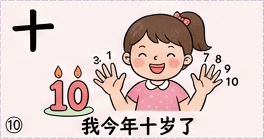
#> input picture scripts/assets/images/0010.gif, 264 x 139 px
$ python -i generate_images_nanobanana.py   (imports and definitions only)
#> lines starting #> are read from the running program, lines starting #| are printed output that depends on the picture
"""
批量配图生成脚本（可切换 Gemini / Cloudflare FLUX / 魔搭 Qwen-Image）

【这一版做了什么】
1. 新增 --provider，三个图像服务可切换，其它逻辑（断点续跑、限额、退避重试）不变：
   - cloudflare : Cloudflare Workers AI 上的 FLUX.1 [schnell]，每天约 173 张免费，
                  默认选项。英文提示词，一次出一张单图。
   - modelscope : 魔搭 ModelScope 的 Qwen-Image，中文提示词原生支持，
                  约 250 张/天免费（需实名阿里云账号，限非商用）。一次出一张单图。
   - gemini     : Google Gemini 2.5 Flash Image（Nano Banana），付费，
                  但擅长把 2×2 四宫格画准，一次请求出 4 张。
2. 因为 FLUX / Qwen-Image 画不好严格的 2×2 四宫格，这两个服务改成
   一次请求画一个字（单图），再居中裁到 1.81:1 输出 526×290 的 WebP。
3. 文字默认不印在图上：仓库现有 720 张图都是纯插画，字/拼音/例句由 Flutter
   卡片渲染，所以默认 --overlay none。需要旧教材页那种「文字印在图上」的版式时，
   加 --overlay textbook，脚本用 PIL 合成「左上角当前字 + 左下角带圈序号 +
   底部例句」——中文和圈号交给模型画必然出错，合成才能保证 100% 正确。
4. 固定的风格描述前缀/后缀（扁平卡通、清晰描边、纯白背景），整批风格统一。
5. 已经有 imageAsset 的字自动跳过，已有图片文件绝不覆盖。
6. 断点续跑：每成功一张就把进度写回 hanzi_data.json，中断后重跑不会重复花钱。
7. 429 优先按接口返回的 retryDelay 等待；每日额度用完直接停止本轮。

【用法】
    pip install requests pillow

    # Cloudflare（推荐，免费）
    export CLOUDFLARE_ACCOUNT_ID=你的account_id
    export CLOUDFLARE_API_TOKEN=你的api_token        # 权限勾 Workers AI:Read
    python3 scripts/generate_images_nanobanana.py --provider cloudflare --limit 20

    # 魔搭 Qwen-Image（中文提示词，免费）
    export MODELSCOPE_API_TOKEN=你的token            # modelscope.cn 个人中心 → 访问令牌
    python3 scripts/generate_images_nanobanana.py --provider modelscope --limit 20

    # Gemini（付费）
    export GEMINI_API_KEY=你的key
    python3 scripts/generate_images_nanobanana.py --provider gemini --limit 20

    python3 scripts/generate_images_nanobanana.py --provider cloudflare --all
    python3 scripts/generate_images_nanobanana.py --provider cloudflare --dry-run

    # 要旧教材页那种「字/圈号/例句印在图上」的版式
    python3 scripts/generate_images_nanobanana.py --overlay textbook

    # 先把例句翻成英文画面描述（写回 promptEn），再生成
    python3 scripts/generate_images_nanobanana.py --translate-prompts

    # 换风格重画已有的某一段（会删掉这些 id 的 webp 再重新生成）
    python3 scripts/generate_images_nanobanana.py --reset 51-74 --limit 24

不写 --provider 时读环境变量 IMAGE_PROVIDER，再没有就用 cloudflare。

【文字合成用哪款字体】
项目自带的 LXGWWenKai-Subset.ttf 只是 720 个单字的子集，画不了例句，脚本会按
IMAGE_OVERLAY_FONT 环境变量 → Noto Sans SC → 系统黑体（macOS 冬青黑体 W6 /
Windows 微软雅黑 Bold / Linux Noto CJK）的顺序找一个能覆盖中文的字体。

【英文提示词】
FLUX 的文本编码器基本听不懂中文，而且 prompt 里只要出现中文，它就容易把中文
当成画面内容画出来（于是和图上的合成文字重复）。所以 cloudflare 优先用英文描述：
先读 hanzi_data.json 里的 "promptEn"（或 "prompt_en"），没有就退回中英混写。
跑一次 --translate-prompts 可以让 Cloudflare 的免费文本模型把整本例句翻译成
纯英文画面描述写回 promptEn，之后 prompt 里就没有任何中文字符了。

【四宫格的取舍】
Gemini 一次请求的四张图共享同一张画布，风格更统一，但单张分辨率约 512×512。
FLUX / Qwen-Image 单图分辨率更高（1024×1024 或 1664×928），细节更好，但没有四宫格省事。

【额度参考】(2026年10月数据，以官方定价页为准)
- Cloudflare flux-1-schnell: 10,000 neurons/天免费 ≈ 173 张 1024×1024（4 步）；
  超额 $0.011/1000 neurons ≈ $0.0006/张。
- 魔搭 Qwen-Image: 约 250 张/天，限非商用。
- Gemini 2.5 Flash Image: 约 $0.039/张，批量模式 $0.0195/张。
"""

# 兼容 Python 3.9：让 `float | None` 这类 3.10+ 的注解语法延迟求值，
# 否则在 3.9 上导入时就会抛 TypeError。
from __future__ import annotations

import argparse
import base64
import io
import json
import math
import os
import random
import re
import time
from pathlib import Path

import requests
from PIL import Image, ImageDraw, ImageFont, ImageStat

# ========== 配置区：根据需要修改 ==========

# 项目根目录（脚本在 scripts/ 下，上一级才是项目根）
PROJECT_ROOT = Path(__file__).resolve().parent.parent
DATA_JSON_PATH = PROJECT_ROOT / "assets" / "data" / "hanzi_data.json"
IMAGES_OUTPUT_DIR = PROJECT_ROOT / "assets" / "images"

PROVIDER_CLOUDFLARE = "cloudflare"
PROVIDER_MODELSCOPE = "modelscope"
PROVIDER_GEMINI = "gemini"
SUPPORTED_PROVIDERS = (PROVIDER_CLOUDFLARE, PROVIDER_MODELSCOPE, PROVIDER_GEMINI)

# 默认服务：环境变量 IMAGE_PROVIDER 优先，其次 cloudflare（免费）
DEFAULT_PROVIDER = os.environ.get("IMAGE_PROVIDER", PROVIDER_CLOUDFLARE).strip().lower()
if DEFAULT_PROVIDER not in SUPPORTED_PROVIDERS:
    DEFAULT_PROVIDER = PROVIDER_CLOUDFLARE

# --- Gemini ---
GEMINI_MODEL_NAME = "gemini-2.5-flash-image"
# 兼容旧版：优先环境变量，没设置时用脚本里原有的 key
GEMINI_API_KEY_FALLBACK = "AQ.Ab8RN6LTH1p-5SBugbAnaAvYQNV1v2yh7jSnqEyULEcVZkXHgQ"

# --- Cloudflare Workers AI ---
CLOUDFLARE_MODEL_NAME = "@cf/black-forest-labs/flux-1-schnell"
CLOUDFLARE_STEPS = 4                # schnell 默认 4 步；8 步更细但 neurons 翻倍
CLOUDFLARE_PROMPT_LIMIT = 2048      # 接口对 prompt 长度的硬限制
CLOUDFLARE_FREE_IMAGES_PER_DAY = 173  # 10,000 neurons/天 ÷ 57.6 neurons/张

# --- 魔搭 ModelScope ---
MODELSCOPE_MODEL_NAME = "Qwen/Qwen-Image"
# Qwen-Image 只认这几个预设尺寸：1328x1328、1664x928、928x1664、
# 1472x1140、1140x1472、1584x1056、1056x1584。16:9 最接近 1.81:1。
MODELSCOPE_SIZE = "1664x928"
MODELSCOPE_PROMPT_LIMIT = 800       # 官方文档：提示词不超过 800 字符
MODELSCOPE_NEGATIVE_PROMPT = "文字、字母、拼音、数字、水印、标志、低质量、模糊、复杂背景"
MODELSCOPE_POLL_INTERVAL = 5.0      # 轮询任务状态的间隔
MODELSCOPE_POLL_TIMEOUT = 600.0     # 单个任务最多等多久

# 注意：Cloudflare 的 flux-1-schnell 只接受 prompt 和 steps 两个字段，
# 传 seed 之类其它参数会直接报 "Additional or unevaluated properties"。

# 每个服务用哪种语言的提示词。FLUX 的中文理解很弱，所以用英文
PROVIDER_PROMPT_LANG = {
    PROVIDER_GEMINI: "zh",
    PROVIDER_MODELSCOPE: "zh",
    PROVIDER_CLOUDFLARE: "en",
}

# 一次请求生成几张：只有 Gemini 能稳定画出 2×2 四宫格
PROVIDER_IMAGES_PER_REQUEST = {
    PROVIDER_GEMINI: 2 * 2,
    PROVIDER_MODELSCOPE: 1,
    PROVIDER_CLOUDFLARE: 1,
}

# 请求之间的默认间隔（秒）。免费额度对图像模型通常限制得比较紧
PROVIDER_DEFAULT_INTERVAL = {
    PROVIDER_GEMINI: 60.0,
    PROVIDER_CLOUDFLARE: 10.0,
    PROVIDER_MODELSCOPE: 10.0,
}

# 可选：一张你最满意的"水彩风格示例图"路径，留空则不使用（仅 gemini 支持）
REFERENCE_IMAGE_PATH = ""  # 例如: "C:/style_reference.png"

# 四宫格布局（仅 gemini 使用）：2×2，共 4 张
GRID_COLS = 2
GRID_ROWS = 2
IMAGES_PER_REQUEST = GRID_COLS * GRID_ROWS

# 单张成图尺寸：和现有 263×145 插图同比例（1.81:1），分辨率翻倍
TARGET_WIDTH = 526
TARGET_HEIGHT = 290
TARGET_ASPECT = TARGET_WIDTH / TARGET_HEIGHT

# ---------- 版式合成：把字/圈号/例句印到图上，对齐前 50 张教材原图 ----------
# 前 50 张是教材页裁图：左上角是当前字，左下角是带圈序号，底部是例句。
# 这些文字不要让模型去画（中文和圈号基本写不对），统一用 PIL 合成。
OVERLAY_TEXTBOOK = "textbook"
OVERLAY_NONE = "none"
OVERLAY_MODES = (OVERLAY_TEXTBOOK, OVERLAY_NONE)
# 仓库现在的图都是纯插画，字/拼音/例句由 Flutter 卡片渲染，所以默认不叠字。
# 想要旧教材页那种「印在图上」的版式，加 --overlay textbook。
DEFAULT_OVERLAY = OVERLAY_NONE

# 叠字用的完整中文字体。项目自带的 LXGWWenKai-Subset.ttf 只包含 720 个单字，
# 不含例句里的常用字，直接用来画句子会出现豆腐块，所以这里优先用系统字体。
# 想指定自己的字体：export IMAGE_OVERLAY_FONT=/path/to/font.ttf
FONT_CANDIDATES = [
    (os.environ.get("IMAGE_OVERLAY_FONT", ""), 0),
    (str(PROJECT_ROOT / "assets" / "fonts" / "NotoSansSC-Medium.otf"), 0),
    # macOS
    ("/System/Library/Fonts/Hiragino Sans GB.ttc", 2),   # 冬青黑体 W6
    ("/System/Library/Fonts/STHeiti Medium.ttc", 1),     # 华文黑体 SC Medium
    # Windows
    ("C:/Windows/Fonts/msyhbd.ttc", 0),                  # 微软雅黑 Bold
    ("C:/Windows/Fonts/simhei.ttf", 0),                  # 黑体
    # Linux
    ("/usr/share/fonts/opentype/noto/NotoSansCJK-Bold.ttc", 0),
    ("/usr/share/fonts/truetype/wqy/wqy-zenhei.ttc", 0),
    # 实在没有就用项目自带的子集体：单字没问题，例句可能缺字
    (str(PROJECT_ROOT / "assets" / "fonts" / "LXGWWenKai-Subset.ttf"), 0),
]
FONT_PROBE_TEXT = "的了是不有，。！？0123456789"

PAGE_CHAR_SIZE = 92              # 左上角汉字字号
PAGE_CHAR_TOP_LEFT = (22, 14)    # 左上角汉字的位置（墨迹左上角）
PAGE_SENTENCE_CENTER_Y = 257     # 底部例句的垂直中心
PAGE_SENTENCE_START_SIZE = 48    # 例句初始字号，太长会自动缩小
PAGE_SENTENCE_MIN_SIZE = 24
PAGE_SENTENCE_MAX_WIDTH = 440
PAGE_SENTENCE_LEFT = 67          # 例句不能压到左边圈号，长句从这里开始
PAGE_NUMBER_CENTER = (34, 250)   # 左下角圈号圆心
PAGE_NUMBER_RADIUS = 21
PAGE_NUMBER_LINE_WIDTH = 4
PAGE_NUMBER_FONT_SIZE = 30
PAGE_TEXT_STROKE = 4             # 文字白色描边宽度，保证压在插画上也看得清
PAGE_FADE_TOP = 196              # 从这里开始向下渐隐到白色，给底部文字留干净底色

# 切图时从每格四边各收进去一点，避免把中间的分隔线切进画面
CELL_INSET_RATIO = 0.02

# 几乎是纯色（空白）时判定这一组失败，自动重试
BLANK_STDDEV_THRESHOLD = 5.0

# 每轮默认生成多少张，方便先看质量再决定要不要继续
MAX_IMAGES_PER_RUN = 20

# 单组最多重试几次。触发 429 时会优先按接口返回的 retryDelay 等待
MAX_RETRIES = 5

WEBP_QUALITY = 85

# 统一风格描述（中文）——对齐前 50 张教材原图：扁平卡通、清晰描边、纯白背景
STYLE_PREFIX = (
    "简洁的扁平化卡通插画，可爱温和，柔和马卡龙配色，干净清晰的深色描边，"
    "纯白背景，单一完整主体居中偏上，四周留白充足，画面简洁温馨。"
    "只画场景本身这一张独立插画：不是书页、不是卡片、不是海报，不要任何边框。"
)
STYLE_SUFFIX = (
    "重要要求：画面中不要出现任何文字、汉字、字母、拼音、数字、水印或标志；"
    "不要画书页、卡片、招牌、田字格或边框；不要儿童面部特写；"
    "背景干净简洁，不要复杂的背景细节。"
)

# 统一风格描述（英文，给 FLUX 用）
STYLE_PREFIX_EN = (
    "Simple flat vector cartoon illustration, cute and friendly, "
    "soft macaron pastel colors, clean bold dark outlines, pure white background, "
    "one single complete subject centered in the upper part of the frame, "
    "generous empty white space, warm and simple. "
    "Draw only the scene itself as a standalone picture: "
    "it is not a page, not a card, not a poster, and has no frame or border. "
)
STYLE_SUFFIX_EN = (
    " Critical rules: render absolutely no text, no Chinese characters, no letters, "
    "no pinyin, no numbers, no watermarks and no logos anywhere; "
    "do not draw any book page, card, signboard, grid or frame; "
    "no close-up faces of children; keep the background clean and uncluttered."
)

POSITIONS = ["左上", "右上", "左下", "右下"]
# ===========================================


# ========== 凭证 ==========


def get_api_key() -> str:
    return os.environ.get("GEMINI_API_KEY", "").strip() or GEMINI_API_KEY_FALLBACK


# [32 lines left out: functions get_cloudflare_credentials, get_modelscope_token, check_provider_credentials, not called in this run]


# ========== 错误处理 ==========


class ImageApiError(RuntimeError):
    """带上接口返回的重试建议，429 时能按服务端要求等待。"""

    # [14 lines left out: function __init__, not called in this run]


DAILY_QUOTA_HINTS = (
    "per day",
    "perday",
    "daily",
    "free allocation",
    "neurons",
    "每天",
    "今日",
    "当日",
)


def _looks_like_daily_quota(message: str) -> bool:
    lower = message.lower()
    return any(hint in lower for hint in DAILY_QUOTA_HINTS)


# [56 lines that did not run here, left out]


# ========== 提示词 ==========


def build_visual_brief(entry: dict) -> str:
    """根据汉字本身的例句生成具体的画面描述，比单纯画一个字更有叙事感。"""
    char = entry["char"]
    sentence = entry.get("sentence")
    words = entry.get("words", [])

    if sentence and sentence.get("text"):
        return (
            f"请画出这句话所描绘的场景：「{sentence['text']}」"
            f"（这是讲解汉字「{char}」的例句，画面要能体现这个场景）。"
        )
    if words:
        word_list = "、".join(w["text"] for w in words)
        return f"请画出能体现「{char}」字含义的画面，可参考相关词语：{word_list}。"
    return f"请画出能体现汉字「{char}」含义的简单场景。"


def build_english_brief(entry: dict) -> str:
    """英文画面描述。优先用数据里手写/翻译好的 promptEn，没有就退回中英混写。"""
    custom = (entry.get("promptEn") or entry.get("prompt_en") or "").strip()
    if custom:
        return custom if custom.endswith((" ", ".", "。")) else custom + ". "

    char = entry["char"]
    sentence = entry.get("sentence")
    words = entry.get("words", [])

    if sentence and sentence.get("text"):
        return (
            f"A single clear scene showing this situation. "
            f"The Chinese note below is for understanding only - "
            f"never write or draw these glyphs: \"{sentence['text']}\" "
            f"(the scene should convey the meaning of the Chinese character {char}). "
        )
    if words:
        word_list = ", ".join(w["text"] for w in words)
        return (
            f"A simple scene about the Chinese character {char}, "
            f"inspired by these words: {word_list}. "
        )
    return f"A simple scene conveying the meaning of the Chinese character {char}. "


def build_grid_prompt(entries: list[dict]) -> str:
    """把 1~4 个字拼成一条四宫格提示词（仅 gemini）。"""
    layout = (
        "请把整张画面严格分成 2×2 四个大小完全相同的格子，"
        "格与格之间留一条细窄的白色间隔，四格合起来铺满整张图，不要额外的外边框。"
        "每一格都是一幅独立完整的横幅插画，主体居中、上下留出安全边距，"
        "不要把人物或物体画出所属格子，也不要把四格的内容混在一起。"
    )
    if len(entries) < IMAGES_PER_REQUEST:
        layout += f"只画前{len(entries)}格，其余格子保持纯白空白。"

    cells = [
        f"{position}格：{build_visual_brief(entry)}"
        for position, entry in zip(POSITIONS, entries)
    ]
    return f"{STYLE_PREFIX}{layout}{''.join(cells)}{STYLE_SUFFIX}"


def build_single_prompt(entry: dict, prompt_lang: str) -> str:
    """单图提示词（cloudflare / modelscope）。"""
    if prompt_lang == "en":
        return f"{STYLE_PREFIX_EN}{build_english_brief(entry)}{STYLE_SUFFIX_EN}"
    return f"{STYLE_PREFIX}{build_visual_brief(entry)}{STYLE_SUFFIX}"


def build_prompt_for_batch(provider: str, entries: list[dict]) -> str:
    if provider == PROVIDER_GEMINI:
        return build_grid_prompt(entries)
    return build_single_prompt(entries[0], PROVIDER_PROMPT_LANG[provider])


# ========== 各服务调用 ==========


def _request_gemini(prompt: str, reference_image_bytes: bytes | None = None) -> bytes:
    """调用 Gemini generateContent 接口，返回生成图片的原始字节。"""
    api_key = get_api_key()
    if not api_key:
        raise RuntimeError("请先设置环境变量 GEMINI_API_KEY")

    url = (
        f"https://generativelanguage.googleapis.com/v1beta/models/"
        f"{GEMINI_MODEL_NAME}:generateContent"
    )
    headers = {
        "x-goog-api-key": api_key,
        "Content-Type": "application/json",
    }

    parts = []
    if reference_image_bytes:
        parts.append(
            {
                "inline_data": {
                    "mime_type": "image/png",
                    "data": base64.b64encode(reference_image_bytes).decode("utf-8"),
                }
            }
        )
        parts.append({"text": f"参考上面这张图的画风。{prompt}"})
    else:
        parts.append({"text": prompt})

    body = {"contents": [{"parts": parts}]}

    resp = requests.post(url, headers=headers, json=body, timeout=120)
    if resp.status_code >= 400:
        raise parse_api_error(resp, PROVIDER_GEMINI)
    data = resp.json()

    candidates = data.get("candidates", [])
    if not candidates:
        raise ImageApiError(0, f"API没有返回候选结果: {data}", provider=PROVIDER_GEMINI)

    for part in candidates[0]["content"]["parts"]:
        inline_data = part.get("inline_data") or part.get("inlineData")
        if inline_data and inline_data.get("data"):
            return base64.b64decode(inline_data["data"])

    raise ImageApiError(0, f"返回结果中没有找到图片数据: {data}", provider=PROVIDER_GEMINI)


def _request_cloudflare(prompt: str) -> bytes:
    """调用 Cloudflare Workers AI 的 flux-1-schnell，返回图片字节（JPEG）。"""
    account_id, token = get_cloudflare_credentials()
    if len(prompt) > CLOUDFLARE_PROMPT_LIMIT:
        print(f"  提示词超过 {CLOUDFLARE_PROMPT_LIMIT} 字符，已截断")
        prompt = prompt[:CLOUDFLARE_PROMPT_LIMIT]

    url = (
        f"https://api.cloudflare.com/client/v4/accounts/{account_id}/ai/run/"
        f"{CLOUDFLARE_MODEL_NAME}"
    )
    resp = requests.post(
        url,
        headers={
            "Authorization": f"Bearer {token}",
            "Content-Type": "application/json",
        },
        json={"prompt": prompt, "steps": CLOUDFLARE_STEPS},
        timeout=180,
    )

    if resp.status_code >= 400:
        raise parse_api_error(resp, PROVIDER_CLOUDFLARE)

    # 有的接口版本直接返回二进制图片
    if resp.headers.get("content-type", "").startswith("image/"):
        return resp.content

    data = resp.json()
    if not data.get("success", True):
        raise parse_api_error(resp, PROVIDER_CLOUDFLARE)

    image_b64 = (data.get("result") or {}).get("image")
    if not image_b64:
        raise ImageApiError(0, f"返回结果中没有图片数据: {data}", provider=PROVIDER_CLOUDFLARE)
    return base64.b64decode(image_b64)


def _request_modelscope(prompt: str) -> bytes:
    """调用魔搭 API-Inference 的 Qwen-Image（异步提交 + 轮询），返回图片字节。"""
    token = get_modelscope_token()
    base_url = "https://api-inference.modelscope.cn/v1"
    common_headers = {
        "Authorization": f"Bearer {token}",
        "Content-Type": "application/json",
    }
    if len(prompt) > MODELSCOPE_PROMPT_LIMIT:
        print(f"  提示词超过 {MODELSCOPE_PROMPT_LIMIT} 字符，已截断")
        prompt = prompt[:MODELSCOPE_PROMPT_LIMIT]

    resp = requests.post(
        f"{base_url}/images/generations",
        headers={**common_headers, "X-ModelScope-Async-Mode": "true"},
        data=json.dumps(
            {
                "model": MODELSCOPE_MODEL_NAME,
                "prompt": prompt,
                "negative_prompt": MODELSCOPE_NEGATIVE_PROMPT,
                "size": MODELSCOPE_SIZE,
            },
            ensure_ascii=False,
        ).encode("utf-8"),
        timeout=120,
    )
    if resp.status_code >= 400:
        raise parse_api_error(resp, PROVIDER_MODELSCOPE)

    payload = resp.json()
    task_id = payload.get("task_id")
    if not task_id:
        raise ImageApiError(
            int(payload.get("code") or 0),
            str(payload.get("message") or f"没有拿到 task_id: {payload}"),
            provider=PROVIDER_MODELSCOPE,
        )

    deadline = time.time() + MODELSCOPE_POLL_TIMEOUT
    while time.time() < deadline:
        time.sleep(MODELSCOPE_POLL_INTERVAL)
        status_resp = requests.get(
            f"{base_url}/tasks/{task_id}",
            headers={**common_headers, "X-ModelScope-Task-Type": "image_generation"},
            timeout=60,
        )
        if status_resp.status_code >= 400:
            raise parse_api_error(status_resp, PROVIDER_MODELSCOPE)

        info = status_resp.json()
        status = str(info.get("task_status") or info.get("status") or "").upper()
        if status == "SUCCEED":
            images = info.get("output_images") or []
            if not images:
                raise ImageApiError(
                    0, f"任务成功但没有返回图片: {info}", provider=PROVIDER_MODELSCOPE
                )
            image_resp = requests.get(images[0], timeout=120)
            image_resp.raise_for_status()
            return image_resp.content
        if status in ("FAILED", "CANCELED", "CANCELLED"):
            raise ImageApiError(
                int(info.get("code") or 0),
                str(info.get("error") or info.get("message") or info),
                provider=PROVIDER_MODELSCOPE,
            )

    raise ImageApiError(
        0,
        f"等待生成结果超时（{MODELSCOPE_POLL_TIMEOUT:.0f} 秒），任务 {task_id}",
        provider=PROVIDER_MODELSCOPE,
    )


def request_image(provider: str, prompt: str, reference_image_bytes: bytes | None = None) -> bytes:
    """按 provider 分发，返回一张原始图片的字节。"""
    if provider == PROVIDER_GEMINI:
        return _request_gemini(prompt, reference_image_bytes)
    if provider == PROVIDER_CLOUDFLARE:
        return _request_cloudflare(prompt)
    if provider == PROVIDER_MODELSCOPE:
        return _request_modelscope(prompt)
    raise RuntimeError(f"不支持的服务: {provider}")


# ========== 英文场景描述批量翻译（可选，用 Cloudflare 免费文本模型） ==========

# FLUX 只能可靠理解英文，而且 prompt 里只要出现中文，它就容易把中文当内容画出来。
# 这一步把例句翻译成纯英文的画面描述写进 hanzi_data.json 的 promptEn 字段，
# 之后 cloudflare 的 prompt 里就完全没有中文字符了。
CLOUDFLARE_TEXT_MODEL = "@cf/meta/llama-3.1-8b-instruct"
TRANSLATE_BATCH_SIZE = 8


# [24 lines left out: function _cloudflare_text, not called in this run]


def _has_cjk(text: str) -> bool:
    return any("\u4e00" <= char <= "\u9fff" for char in text)


# [64 lines left out: functions _build_translate_prompt, translate_scene_prompts, not called in this run]


# ========== 裁剪与保存 ==========


def _crop_to_aspect(img: Image.Image, aspect: float) -> Image.Image:
    """居中裁切到目标宽高比，不拉伸变形。"""
    w, h = img.size
    if w / h > aspect:
        new_w = int(round(h * aspect))
        left = (w - new_w) // 2
        return img.crop((left, 0, left + new_w, h))
    new_h = int(round(w / aspect))
    top = (h - new_h) // 2
    return img.crop((0, top, w, top + new_h))


def _finalize(img: Image.Image) -> Image.Image:
    """裁到 1.81:1 并缩放到目标尺寸。"""
    return _crop_to_aspect(img, TARGET_ASPECT).resize(
        (TARGET_WIDTH, TARGET_HEIGHT), Image.LANCZOS
    )


def _is_blank(img: Image.Image) -> bool:
    return ImageStat.Stat(img.convert("L")).stddev[0] < BLANK_STDDEV_THRESHOLD


# ========== 版式合成（字 + 圈号 + 例句） ==========


# [10 lines left out: function _font_covers, not called in this run]


_OVERLAY_FONT: tuple[str, int] | None = None
_OVERLAY_FONT_RESOLVED = False


# [31 lines left out: functions _resolve_overlay_font, _load_font, not called in this run]


def _text_size(text: str, font: ImageFont.FreeTypeFont, stroke_width: int = 0) -> tuple[int, int]:
    left, top, right, bottom = font.getbbox(text, stroke_width=stroke_width)
    return right - left, bottom - top


# [125 lines left out: functions _draw_text_at, _fit_sentence_font, _fade_bottom_to_white, _fit_number_font, compose_textbook_page, _apply_overlay, not called in this run]


def output_path_for(entry: dict) -> Path:
    # 仓库现有 720 张图统一用 id 命名（0001.webp … 0720.webp）
    return IMAGES_OUTPUT_DIR / f"{entry['id']}.webp"


def _asset_path(path: Path) -> str:
    return path.relative_to(PROJECT_ROOT).as_posix()


# [105 lines left out: functions adopt_existing_files, _save_image, save_single_image, split_grid_and_save, save_images, reset_entries and 1 more, not called in this run]


def save_progress(data: list[dict]) -> None:
    with open(DATA_JSON_PATH, "w", encoding="utf-8") as f:
        json.dump(data, f, ensure_ascii=False, indent=2)


# ========== 命令行与主流程 ==========


# [253 lines left out: functions parse_args, auth_failure_hint, print_provider_hint, main, not called in this run]


# [2 lines not run here, left out]

>>> import cv2
>>> picture = cv2.imread('assets/images/0010.gif', cv2.IMREAD_GRAYSCALE)
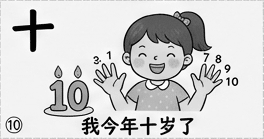
#> picture: shape (139, 264); min 3, max 254, mean 208.5
>>> result = _finalize(picture)
#> (the run stopped early here; a loop or call above may not have finished)
